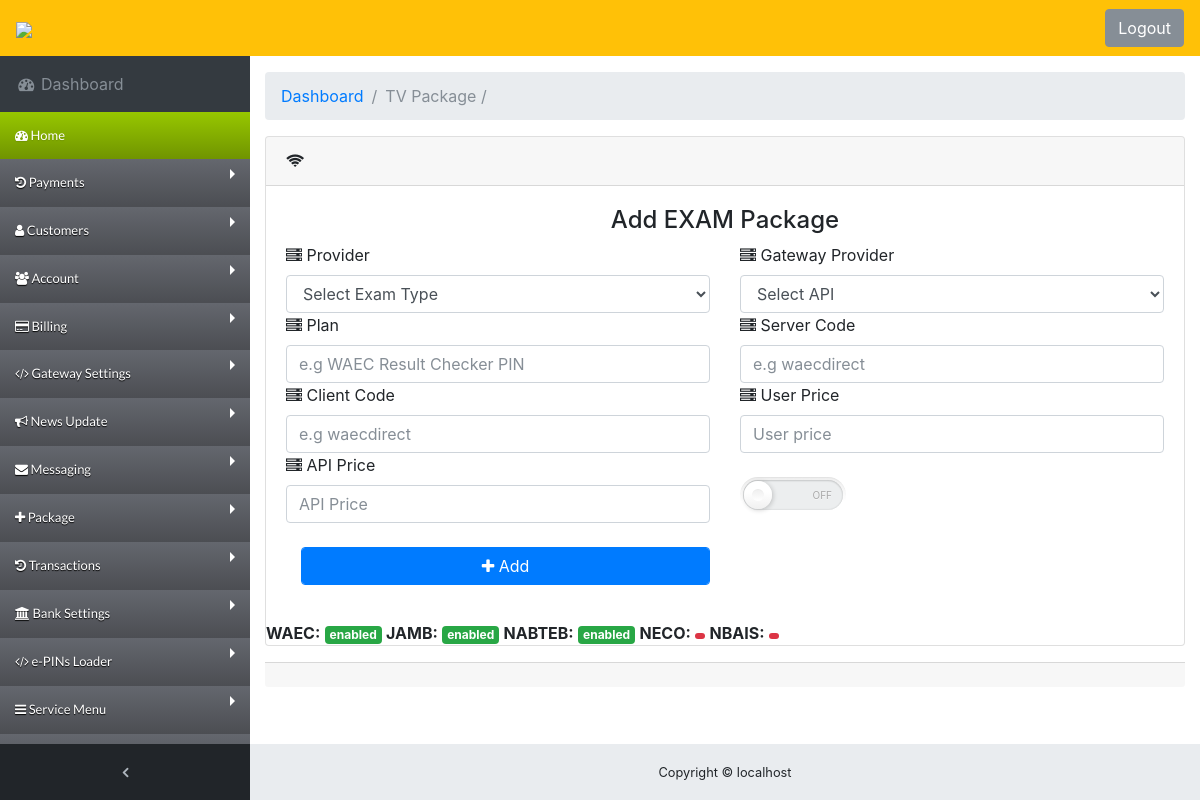
The app's page /app/administrator/exam_package.php (signed in) with its own data.
### tables this page shows
CREATE TABLE `exam_package` (
  `serial` int(11) NOT NULL,
  `network` varchar(50) NOT NULL,
  `plan` varchar(50) NOT NULL,
  `plancode` varchar(50) NOT NULL,
  `clientcode` varchar(50) DEFAULT NULL,
  `price_user` int(11) NOT NULL,
  `price_api` int(11) NOT NULL,
  `gateway` varchar(50) NOT NULL,
  `status` varchar(50) DEFAULT NULL
);

### app/administrator/exam_package.php (the view, shortened to what this page needs)
<?php
require('../db.php');
include('../inc/logo.php');
include('inc/header.php');
?>
<body class="fixed-nav sticky-footer bg-dark" id="page-top">
  <?php include('inc/nav.php');?>
      </ul>
      <ul class="navbar-nav sidenav-toggler">
        <li class="nav-item">
          <a class="nav-link text-center" id="sidenavToggler">
            <i class="fa fa-fw fa-angle-left"></i>
          </a>
        </li>
      </ul>
      <ul class="navbar-nav ml-auto">
        <li class="nav-item">
        <a class="btn btn-secondary" href="logout.php">Logout</a>
        </li>
      </ul>
    </div>
  </nav>
  <div class="content-wrapper">
    <div class="container-fluid">
      <ol class="breadcrumb">
        <li class="breadcrumb-item">
          <a href="dashboard.php">Dashboard</a>
        </li>
        <li class="breadcrumb-item active">TV Package / </li>
      </ol>
      <div class="row">
        <div class="col-12">
          <div class="card mb-3">
        <div class="card-header">
          <i class="fa fa-wifi"></i> </div>
        <div class="card-body">
           <form method="POST" action="javascript:void(0)" id="examPackage">
         <h4 align="center">Add EXAM Package</h4>
          <div class="row ">
              <div class="col-6">
 <label><li class="fa fa-server"></li> Provider </label>
 <select name="network" id="network" class="form-control">
   <option  selected hidden disabled >Select Exam Type</option>
 </select>
 </div>
 <div class="col-6">
 <label><li class="fa fa-server"></li> Gateway Provider</label>
 <select name="gateway" class="form-control">
   <option  selected hidden disabled >Select API </option>
 </select>
 </div>
  <div class="col-6">
 <label><li class="fa fa-server"></li> Plan</label>
    <input type="text" name="plan"  class="form-control" placeholder="e.g WAEC Result Checker PIN" >
 </div>
 <div class="col-6">
 <label><li class="fa fa-server"></li> Server Code</label>
    <input type="text" name="code"  class="form-control" placeholder="e.g waecdirect" >
 </div>
 <div class="col-6">
 <label><li class="fa fa-server"></li> Client Code</label>
    <input type="text" name="clientcode"  class="form-control" placeholder="e.g waecdirect" >
 </div>
 <div class="col-6">
 <label><li class="fa fa-server"></li>  User Price</label>
    <input type="text" name="userprice"  class="form-control" placeholder="User price" >
 </div>
 <div class="col-6">
 <label><li class="fa fa-server"></li> API Price</label>
    <input type="text" name="apiprice"  class="form-control" placeholder="API Price" >
 </div>
 <div class="col-6">
      <label class="switch ">
	<span class="switch-label" data-on="On" data-off="Off"></span>
	<span class="switch-handle"></span>
</label>
</div>
</div>
 <div class="col-6">
       <button type="submit" class="form-control btn btn-primary solid"><li class="fa fa-plus"></li> Add</button>
     </div>
 </div>
 <?php
 function fetchgo($conn){
$qryGo = $conn->query("SELECT * FROM exam_package WHERE network='waec'");
$t = $qryGo->fetch_assoc();
return json_encode($t);
 }
 function fetchds($conn){
$qryds = $conn->query("SELECT * FROM exam_package WHERE network='jamb'");
$ds = $qryds->fetch_assoc();
return json_encode($ds);
 }
 function fetchst($conn){
$qryst = $conn->query("SELECT * FROM exam_package WHERE network='nabteb'");
$st = $qryst->fetch_assoc();
return json_encode($st);
 }
 function fetchnc($conn){
$qrync = $conn->query("SELECT * FROM exam_package WHERE network='neco'");
$nc = $qrync->fetch_assoc();
return json_encode($nc);
 }
 function fetchns($conn){
$qryns = $conn->query("SELECT * FROM exam_package WHERE network='neco'");
$ns = $qryns->fetch_assoc();
return json_encode($ns);
 }
 $t = json_decode(fetchgo($conn));
 $d = json_decode(fetchds($conn));
  $s = json_decode(fetchst($conn));
   $n = json_decode(fetchnc($conn));
    $i = json_decode(fetchns($conn));
  if($t->status === 'enabled'){$tcolor="success";} else {$tcolor="danger";}
  if($d->status === 'enabled'){$dcolor="success";} else {$dcolor="danger";}
  if($s->status === 'enabled'){$scolor="success";} else {$scolor="danger";}
  if($n->status === 'enabled'){$ncolor="success";} else {$ncolor="danger";}
  if($i->status === 'enabled'){$icolor="success";} else {$icolor="danger";}
    ?>
  <div> <strong>WAEC:</strong> <badge class="badge badge-<?php echo $tcolor;?>"><?php echo $t->status;?> </badge>
  <strong>JAMB:</strong> <badge class="badge badge-<?php echo $dcolor;?>"><?php echo $d->status;?> </badge>
   <strong>NABTEB:</strong> <badge class="badge badge-<?php echo $scolor;?>"><?php echo $s->status;?> </badge>
     <strong>NECO:</strong> <badge class="badge badge-<?php echo $ncolor;?>"><?php echo $n->status;?> </badge>
     <strong>NBAIS:</strong> <badge class="badge badge-<?php echo $icolor;?>"><?php echo $i->status;?> </badge>
   </div>
        </div>
        <div class="card-footer small text-muted"></div>
      </div>
    </div>
        </div>
      </div>
   <?php include('inc/footer.php');?>

### app/administrator/css/sb-admin.css (style rules this page uses)
html { position: relative; min-height: 100%; }
body { overflow-x: hidden; }
body.sticky-footer { margin-bottom: 56px; }
body.sticky-footer .content-wrapper { min-height: calc(100vh - 56px - 56px); }
body.fixed-nav { padding-top: 56px; }
.content-wrapper { min-height: calc(100vh - 56px); padding-top: 1rem; }
#mainNav .navbar-collapse .navbar-nav .nav-item .nav-link { cursor: pointer; }
#mainNav .navbar-collapse .sidenav-toggler { display: none; }
#mainNav.fixed-top .sidenav-toggler { display: none; }
@media (min-width: 992px) { #mainNav.fixed-top .sidenav-toggler { position: absolute; top: 0; left: 0; display: flex; overflow-x: hidden; overflow-y: auto; -webkit-flex-direction: column; -ms-flex-direction: column; flex-direction: column; margin-top: calc(100vh - 56px); } }
@media (min-width: 992px) { #mainNav.fixed-top .sidenav-toggler > .nav-item { width: 250px; padding: 0; } }
@media (min-width: 992px) { #mainNav.fixed-top .sidenav-toggler > .nav-item > .nav-link { padding: 1em; } }
#mainNav.fixed-top.navbar-dark .sidenav-toggler { background-color: #212529; }
#mainNav.fixed-top.navbar-dark .sidenav-toggler a i { color: #adb5bd; }
.content-wrapper { overflow-x: hidden; background: white; }
@media (min-width: 992px) { .content-wrapper { margin-left: 250px; } }
#sidenavToggler i { font-weight: 800; }

### app/administrator/css/switchButton.css (style rules this page uses)
.switch { position: relative; display: block; vertical-align: top; width: 100px; height: 30px; padding: 3px; margin: 0 10px 10px 0; background: linear-gradient(to bottom, #eeeeee, #FFFFFF 25px); background-image: -webkit-linear-gradient(top, #eeeeee, #FFFFFF 25px); border-radius: 18px; box-shadow: inset 0 -1px white, inset 0 1px 1px rgba(0, 0, 0, 0.05); cursor: pointer; box-sizing:content-box; }
.switch-label { position: relative; display: block; height: inherit; font-size: 10px; text-transform: uppercase; background: #eceeef; border-radius: inherit; box-shadow: inset 0 1px 2px rgba(0, 0, 0, 0.12), inset 0 0 2px rgba(0, 0, 0, 0.15); box-sizing:content-box; }
.switch-label:before, .switch-label:after { position: absolute; top: 50%; margin-top: -.5em; line-height: 1; -webkit-transition: inherit; -moz-transition: inherit; -o-transition: inherit; transition: inherit; box-sizing:content-box; }
.switch-label:before { content: attr(data-off); right: 11px; color: #aaaaaa; text-shadow: 0 1px rgba(255, 255, 255, 0.5); }
.switch-label:after { content: attr(data-on); left: 11px; color: #FFFFFF; text-shadow: 0 1px rgba(0, 0, 0, 0.2); opacity: 0; }
.switch-handle { position: absolute; top: 4px; left: 4px; width: 28px; height: 28px; background: linear-gradient(to bottom, #FFFFFF 40%, #f0f0f0); background-image: -webkit-linear-gradient(top, #FFFFFF 40%, #f0f0f0); border-radius: 100%; box-shadow: 1px 1px 5px rgba(0, 0, 0, 0.2); }
.switch-handle:before { content: ""; position: absolute; top: 50%; left: 50%; margin: -6px 0 0 -6px; width: 12px; height: 12px; background: linear-gradient(to bottom, #eeeeee, #FFFFFF); background-image: -webkit-linear-gradient(top, #eeeeee, #FFFFFF); border-radius: 6px; box-shadow: inset 0 1px rgba(0, 0, 0, 0.02); }
.switch-label, .switch-handle { transition: All 0.3s ease; -webkit-transition: All 0.3s ease; -moz-transition: All 0.3s ease; -o-transition: All 0.3s ease; }

### app/administrator/inc/header.php (style rules this page uses)
* { box-sizing: border-box; }
.row:after { content: ""; display: table; clear: both; }

### records on screen
exam_package: status "enabled"
exam_package: status "enabled"
exam_package: status "enabled"

### other values on screen
$_SERVER['SERVER_NAME'] "localhost"
